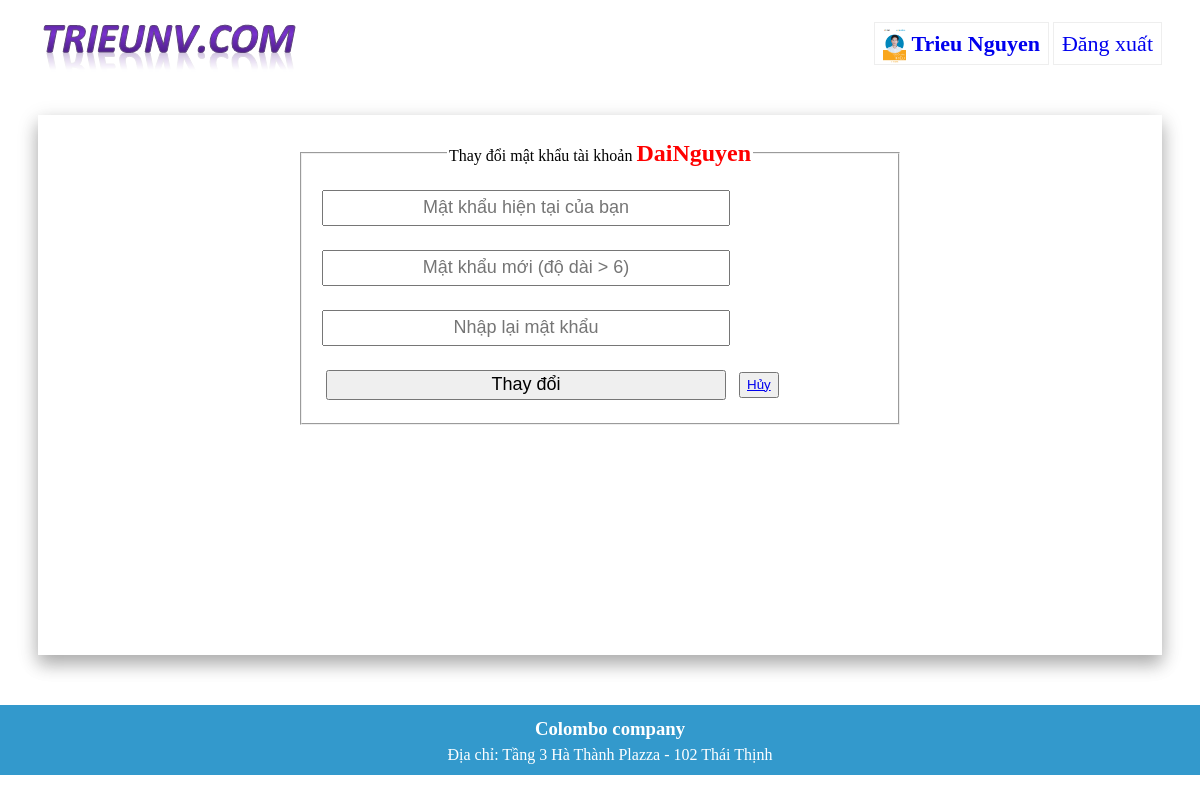
The page /public/controller/changepass.php?id=3 (signed in) on the database its author committed.
### tables this page shows
CREATE TABLE IF NOT EXISTS `users` (
  `id` int(11) NOT NULL,
  `user` varchar(50) NOT NULL,
  `mail` varchar(50) NOT NULL,
  `lastname` varchar(40) NOT NULL,
  `firstname` varchar(40) NOT NULL,
  `pass` text NOT NULL,
  `role` tinyint(4) NOT NULL DEFAULT '1',
  `phone` varchar(20) NOT NULL,
  `birthday` date NOT NULL,
  `sex` tinyint(3) NOT NULL,
  `date` timestamp NOT NULL DEFAULT CURRENT_TIMESTAMP,
  `avatar` char(50) NOT NULL DEFAULT 'avatar.jpg',
  `presenter` varchar(50) DEFAULT NULL,
  `description` varchar(200) NOT NULL
);

### public/controller/changepass.php (called while the page is built, shortened)
<?php
include '../../lib/getData.php';
$user = "";
if (isset ( $_GET ['id'] )) {
	$user = getInfoById ( $_GET ['id'] );
} else if (isset ( $_SESSION ['user'] )) {
	$user = getInfo ( $_SESSION ['user'] );
} else {
	header ( "location: ../../index.php" );
}
include '../view/changepass.php';
?>

### lib/getData.php (called while the page is built, shortened)
<?php
function getInfo($user) {
	$row = mysql_fetch_array ( mysql_query ( "SELECT * FROM `users` WHERE user = '$user'" ) );
	return $row;
}
function getInfoById($id) {
	$row = mysql_fetch_array ( mysql_query ( "SELECT * FROM `users` WHERE id = '$id'" ) );
	return $row;
}
?>

### public/view/changepass.php (the view, shortened to what this page needs)
<!DOCTYPE html>
<html>
<head>
</head>
<body>
	<div id="main">
		<?php require '../view/header.php'; ?>
		<div id="content">
			<div class="center center1">
				<form method="post"
					style="width: 600px; margin: auto; background-color: #fff;">
					<fieldset>
						<legend>Thay đổi mật khẩu tài khoản <b style="color: red; font-size: 24px;"><?php echo $user['user'] ?></b></legend>
						<table>
							<tr>
								<td><input type="password" name="oldpass"
									placeholder="Mật khẩu hiện tại của bạn"></td>
								<td class="err"><?php echo $oldErr?></td>
							</tr>
							<tr>
								<td><input type="password" name="newpass1"
									placeholder="Mật khẩu mới (độ dài > 6)"></td>
								<td class="err"><?php echo $newErr1 ?></td>
							</tr>
							<tr>
								<td><input type="password" name="newpass2"
									placeholder="Nhập lại mật khẩu"></td>
								<td class="err"><?php echo $newErr2 ?></td>
							</tr>
							<tr>
								<td><input type="submit" name="changpass" value="Thay đổi"></td>
								<td><button><a href="profile.php?id=<?php echo $user['id']?>" title="Hủy thay đổi">Hủy</a></button></td>
							</tr>
						</table>
					</fieldset>
				</form>
			</div>
		</div>
		<?php require '../view/footer.php'; ?>
	</div>
</body>
</html>

### public/view/header.php (shortened to what this page needs)
<!DOCTYPE html>
<html>
<head>
</head>
<body>
	<div id="topmost"></div>
	<div id="head">
		<div class="center" style="position: relative; min-height: 100px;";>
			<a style="position: absolute; left: 0px" href="../../index.php" title="Trang chủ"> <img
				src="../../src/logo.jpg">
			</a>
			<div style="float: right; position: absolute; top: 12px; right: 0px;">
					<?php
						if (isset ( $_SESSION ['role'] )) :
						$curUser = getInfo ( $_SESSION ['user'] );
						?>
					<a class="btl" href="../controller/profile.php" title="Trang cá nhân"><img class="avatar"
					src="<?php echo avatarPath .$curUser['avatar']; ?>"><b>&nbsp<?php echo $curUser['firstname']." " .$curUser['lastname']; ?></b></a>
				<a class="btl" title="Thoát tài khoản" href="../../lib/logout.php" title="Thoát tài khoản">Đăng
					xuất</a>
					<?php else : ?>
					<a class="btl" href="signup_in.php" title="Đăng ký / đăng nhập">Đăng nhập / đăng ký</a>
					<?php endif; ?>
				</div>
		</div>
	</div>
</body>
</html>

### public/view/header.php (style rules this page uses)
a.btl { text-decoration: none; border: 1px solid #eee; font-size: 22px; padding: 8px; }
div#topmost { width: 100%; height: 15px; }
div#head { width: 100%; }
img.avatar { height: 35px; vertical-align: middle; }

### public/view/changepass.php (style rules this page uses)
* { line-height: 1.5; margin: 0px; text-align: center; }
div#main { width: 100%; padding: 0px; margin: 0px; }
div#content { width: 100%; }
div.center { width: 1124px; margin: auto; }
.center1 { box-shadow: 0 10px 16px 0 rgba(0, 0, 0, 0.2), 0 6px 20px 0 rgba(0, 0, 0, 0.19); padding: 20px 0px; margin-top: 15px; min-height: 500px; }
form input { margin: 10px 5px; width: 400px; height: 30px; font-size: 18px; }
.err { color: red; max-width: 100px; }

### rows shown on the page
users: avatar (picture), firstname "Trieu", lastname "Nguyen"
users: user "DaiNguyen"
